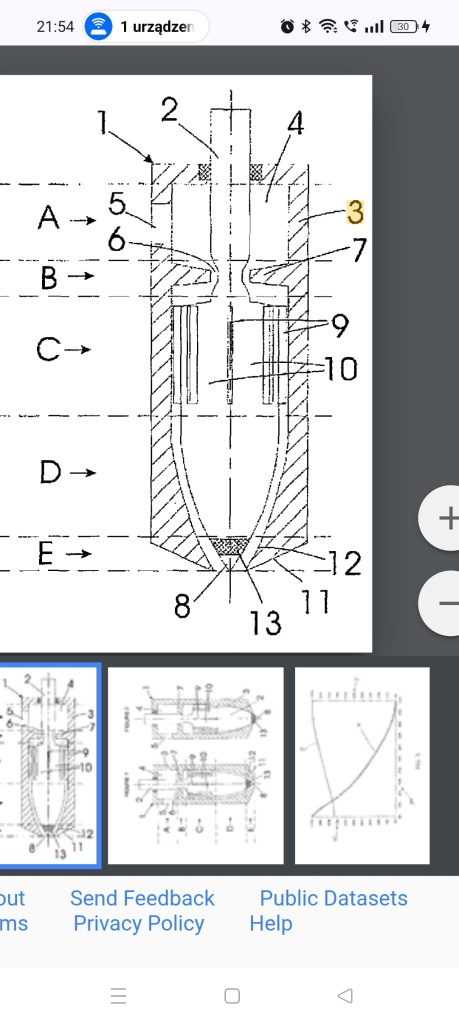
#> input picture WhatsApp Image 2025-11-09 at 21.55.14.jpeg, 917 x 2048 px (shown at 1/2 size)
$ python -i dwf_thumb.py   (imports and definitions only)
#> lines starting #> are read from the running program, lines starting #| are printed output that depends on the picture
#> further down, picture is the input picture: PIL image 917x2048 RGB; mean R, G, B 212.9, 214.3, 216.1
"""
Ekstrakcja miniatury rysunku z pliku DWF + cache na dysku.

DWF = ZIP z 12-bajtowym prefiksem "(DWF V06.20)". W sekcji ePlot (arkusz
rysunku) Autodesk zapisuje gotowy podglad PNG ~320x180, oznaczony
role="thumbnail" w descriptor.xml. Zero zaleznosci od Inventora / Windows
Shell - sam zipfile + Pillow.

Skopiowane z RM_DWF (repo NOW) - moduł samodzielny, zależy tylko od Pillow.
"""
import hashlib
import io
import re
import zipfile
from pathlib import Path

from PIL import Image, ImageChops

THUMB_CACHE_DIR = Path(__file__).parent / '.dwf_thumb_cache'

_THUMBNAIL_RE = re.compile(r'role="thumbnail"[^>]*href="([^"]+)"')

# Autodesk renderuje caly arkusz w stalej skali - maly detal zostawia duzy
# szary margines, przez co rysunek wyglada malenko obok innych. Przycinamy
# margines do tresci i centrujemy ja w kwadratowej miniaturze.
# Zrodlowy PNG z DWF jest maly (~348x180, tresc po cropie czesto ~80-150px).
# Nieograniczony upscale (do THUMB_SIZE) robil z cienkich linii grube,
# pikselowe "karykatury" - stad MAX_UPSCALE: powiekszamy najwyzej Nx, reszta
# zostaje wysrodkowana z marginesem zamiast rozciagana dalej. Idealny
# wektorowy rendering (.w2d) wymagalby DWF Toolkit - odrzucone (cel projektu:
# zero zaleznosci natywnych).
CROP_MARGIN = 8          # zapas px wokol tresci, zeby nie uciac rysunku na styk
THUMB_SIZE = 360         # bok docelowego kwadratu
MAX_UPSCALE = 2.0        # limit powiekszenia tresci ponad jej naturalny rozmiar
THUMB_BG = (232, 228, 216)  # kremowe tlo arkusza (#e8e4d8) - spojne z CSS karty


# [55 lines left out: function extract_thumb, not called in this run]


def _render_enhanced(im):
    """Przycina margines wokol rysunku i centruje tresc w kwadrat THUMB_SIZE.
    Skaluje w dol bez ograniczen, ale w gore najwyzej MAX_UPSCALE razy -
    zapobiega to rozciaganiu bardzo malych rysunkow do pikselowej karykatury
    (patrz komentarz przy stalych powyzej)."""
    im = im.convert('RGB')

    # 1) przytnij jednolity margines (tlo = piksel w rogu 0,0)
    bg = im.getpixel((0, 0))
#> bg = (251, 248, 255)
    diff = ImageChops.difference(im, Image.new('RGB', im.size, bg))
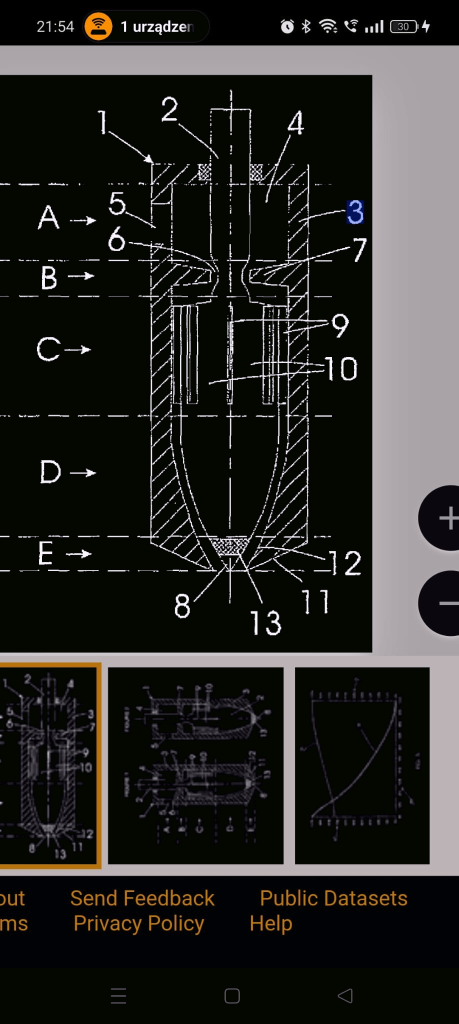
#> diff: PIL image 917x2048 RGB (shown at 1/2 size); mean R, G, B 42.7, 42.3, 38.9
    bbox = diff.getbbox()
#> bbox = (0, 15, 917, 2048)
    if bbox:
        left, top, right, bottom = bbox
#> left = 0; top = 15; right = 917; bottom = 2048
        left = max(0, left - CROP_MARGIN)
        top = max(0, top - CROP_MARGIN)
#> top = 7
        right = min(im.width, right + CROP_MARGIN)
        bottom = min(im.height, bottom + CROP_MARGIN)
        im = im.crop((left, top, right, bottom))
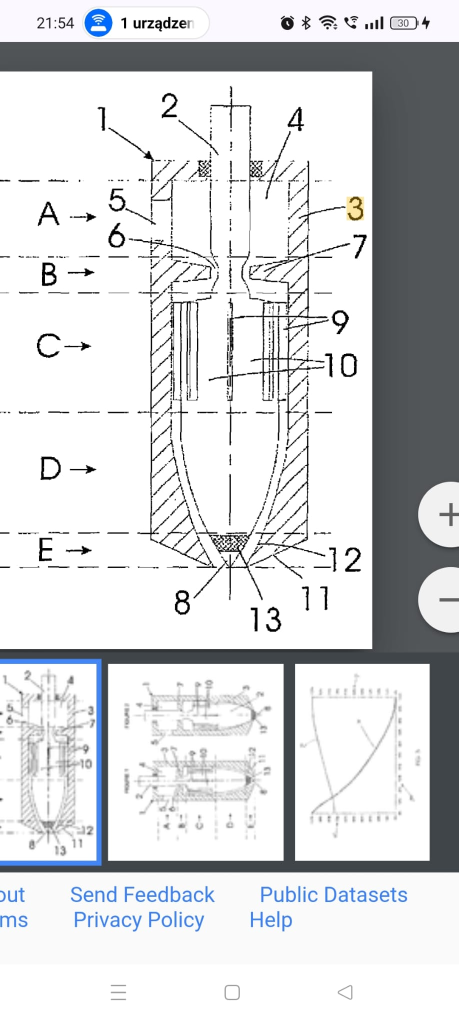
#> im: PIL image 917x2041 RGB (shown at 1/2 size); mean R, G, B 212.8, 214.1, 215.9

    # 2) wpasuj tresc w kwadrat THUMB_SIZE, zachowujac proporcje.
    #    W dol bez limitu, w gore najwyzej MAX_UPSCALE.
    ratio = min(THUMB_SIZE / im.width, THUMB_SIZE / im.height, MAX_UPSCALE)
#> ratio = 0.176
    new_size = (max(1, round(im.width * ratio)), max(1, round(im.height * ratio)))
#> new_size = (162, 360)
    resized = im.resize(new_size, Image.LANCZOS) if ratio != 1.0 else im
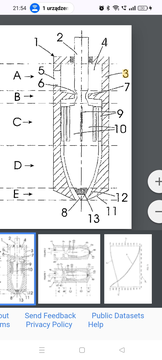
#> resized: PIL image 162x360 RGB; mean R, G, B 211.9, 213.3, 215

    canvas = Image.new('RGB', (THUMB_SIZE, THUMB_SIZE), THUMB_BG)
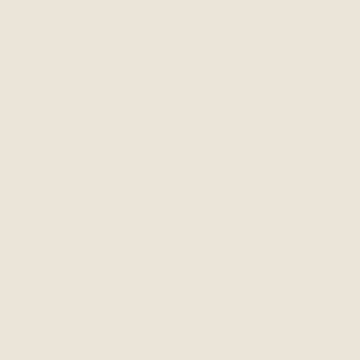
#> canvas: PIL image 360x360 RGB; mean R, G, B 232, 228, 216
    offset = ((THUMB_SIZE - new_size[0]) // 2, (THUMB_SIZE - new_size[1]) // 2)
#> offset = (99, 0)
    canvas.paste(resized, offset)
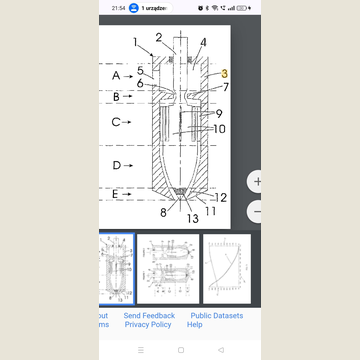
#> canvas: PIL image 360x360 RGB; mean R, G, B 222.9, 221.4, 215.6
    return canvas


# [4 lines left out: function _render_raw, not called in this run]


_RENDERERS = {
    'enhanced': _render_enhanced,
    'raw': _render_raw,
}


# [30 lines left out: functions _cache_key, get_cached_thumb_path, not called in this run]

>>> from PIL import Image
>>> picture = Image.open('WhatsApp Image 2025-11-09 at 21.55.14.jpeg')
>>> result = _render_enhanced(picture)

$ run again, on WhatsApp Image 2025-11-10 at 21.48.49.jpeg
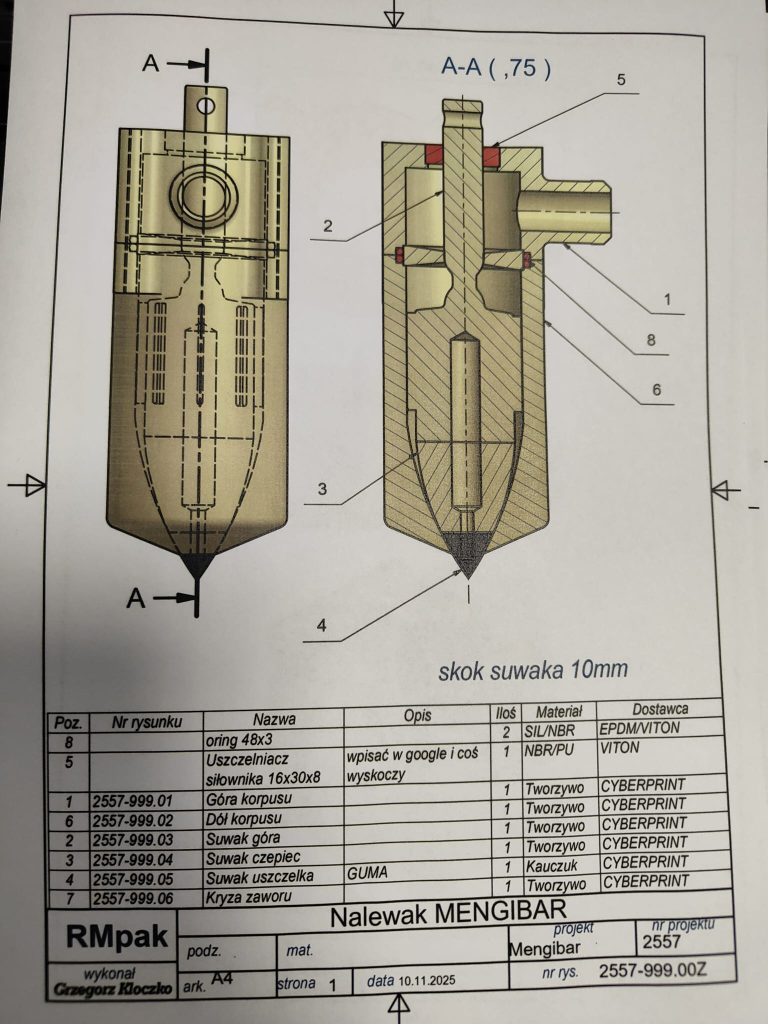
#> input picture WhatsApp Image 2025-11-10 at 21.48.49.jpeg, 1536 x 2048 px (shown at 1/2 size)
#> picture is the input picture: PIL image 1536x2048 RGB; mean R, G, B 168.8, 164.5, 153.6
#> bg = (8, 8, 8)
#> bbox = (0, 0, 1536, 2048)
#> left = 0; right = 1536; bottom = 2048
#> in _render_enhanced, `resized = im.resize(new_size, Image.LANCZOS) if ratio != 1.0 else im`:
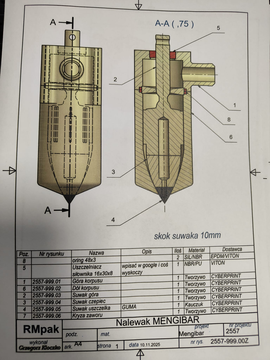
#> resized: PIL image 270x360 RGB; mean R, G, B 168.9, 164.5, 153.7
#> in _render_enhanced, `canvas.paste(resized, offset)`:
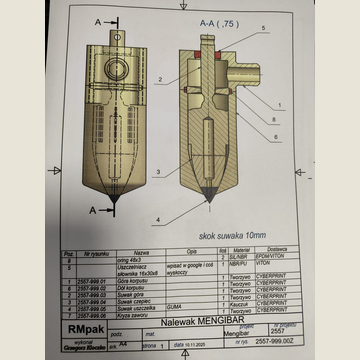
#> canvas: PIL image 360x360 RGB; mean R, G, B 184.6, 180.4, 169.2

$ run again, on Clipbo2.jpg
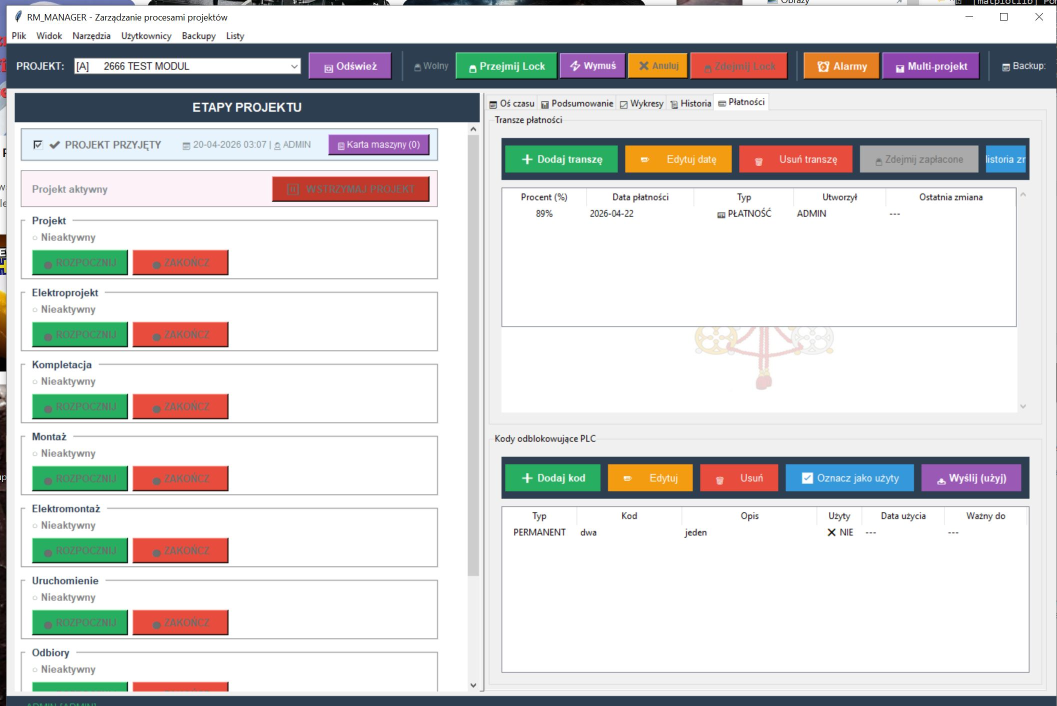
#> input picture Clipbo2.jpg, 2114 x 1412 px (shown at 1/2 size)
#> picture is the input picture: PIL image 2114x1412 RGB; mean R, G, B 215.5, 214.6, 214.2
#> bg = (110, 122, 182)
#> in _render_enhanced, `diff = ImageChops.difference(im, Image.new('RGB', im.size, bg))`:
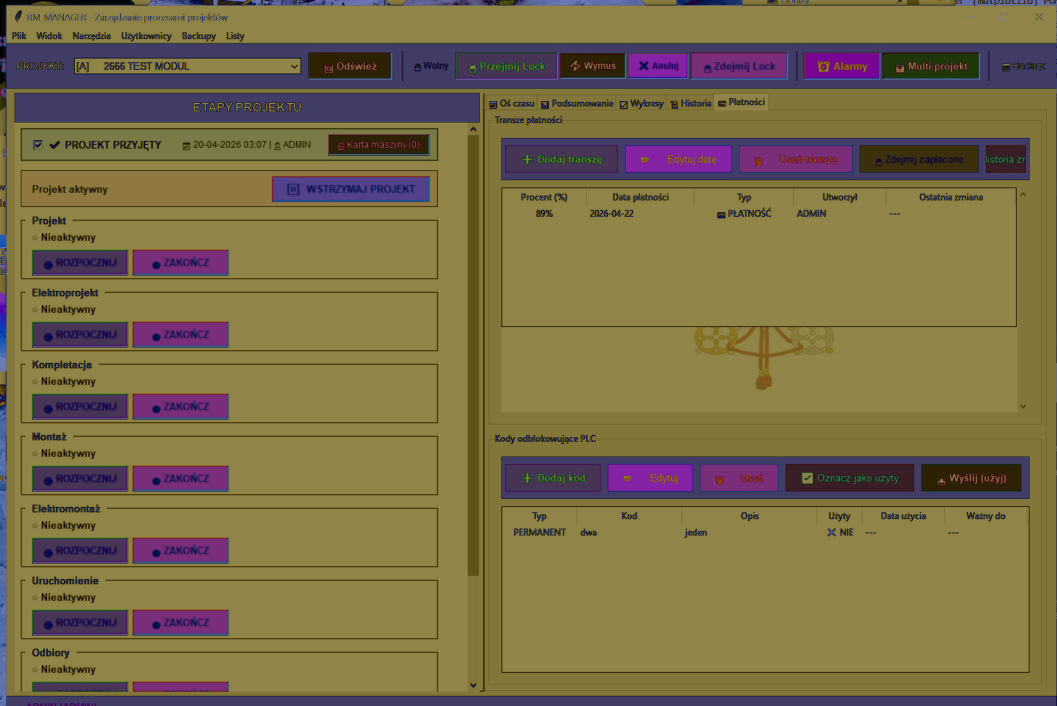
#> diff: PIL image 2114x1412 RGB (shown at 1/2 size); mean R, G, B 123.2, 109.8, 72.7
#> bbox = (0, 0, 2114, 1412)
#> left = 0; right = 2114; bottom = 1412
#> in _render_enhanced, `canvas.paste(resized, offset)`:
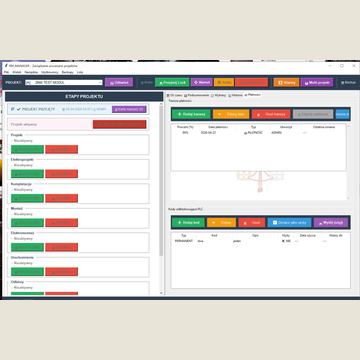
#> canvas: PIL image 360x360 RGB; mean R, G, B 220.8, 218.9, 214.6
